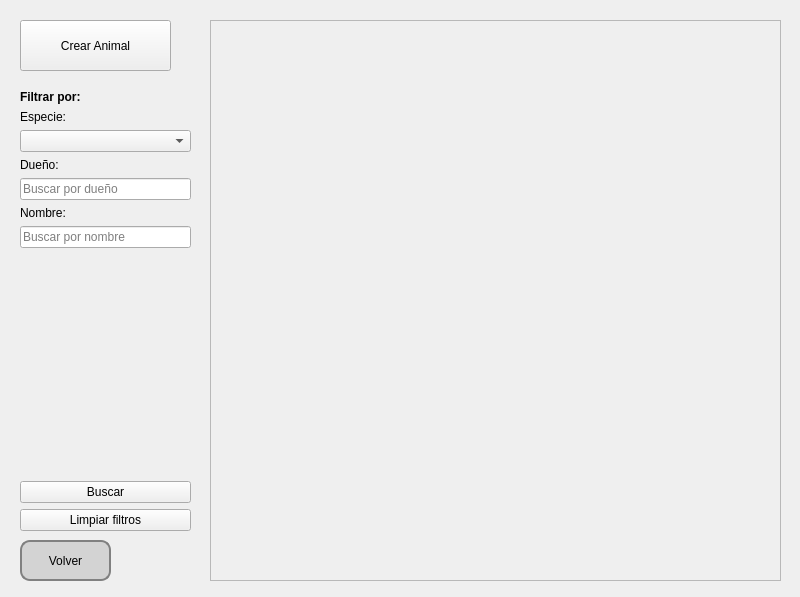
<?xml version="1.0" encoding="UTF-8"?>
<ui version="4.0">
 <class>MainWindow</class>
 <widget class="QMainWindow" name="MainWindow">
  <property name="geometry">
   <rect>
    <x>0</x>
    <y>0</y>
    <width>800</width>
    <height>597</height>
   </rect>
  </property>
  <property name="windowTitle">
   <string>Gestión de Animales</string>
  </property>
  <widget class="QWidget" name="centralwidget">
   <widget class="QPushButton" name="crearButton">
    <property name="geometry">
     <rect>
      <x>20</x>
      <y>20</y>
      <width>151</width>
      <height>51</height>
     </rect>
    </property>
    <property name="text">
     <string>Crear Animal</string>
    </property>
   </widget>
   <widget class="QPushButton" name="volverButton">
    <property name="geometry">
     <rect>
      <x>20</x>
      <y>540</y>
      <width>91</width>
      <height>41</height>
     </rect>
    </property>
    <property name="styleSheet">
     <string notr="true">QPushButton {
    background-color: lightgray;
    color: black;
    border: 2px solid gray;
    border-radius: 10px;
    padding: 5px;
}

QPushButton:hover {
    background-color: silver;
}

QPushButton:pressed {
    background-color: darkgray;
}</string>
    </property>
    <property name="text">
     <string>Volver</string>
    </property>
   </widget>
   <widget class="QScrollArea" name="informationScroll">
    <property name="geometry">
     <rect>
      <x>210</x>
      <y>20</y>
      <width>571</width>
      <height>561</height>
     </rect>
    </property>
    <property name="horizontalScrollBarPolicy">
     <enum>Qt::ScrollBarPolicy::ScrollBarAlwaysOff</enum>
    </property>
    <property name="widgetResizable">
     <bool>true</bool>
    </property>
    <widget class="QWidget" name="scrollAreaWidgetContents">
     <property name="geometry">
      <rect>
       <x>0</x>
       <y>0</y>
       <width>569</width>
       <height>559</height>
      </rect>
     </property>
     <widget class="QWidget" name="verticalLayoutWidget">
      <property name="geometry">
       <rect>
        <x>0</x>
        <y>0</y>
        <width>571</width>
        <height>561</height>
       </rect>
      </property>
      <layout class="QVBoxLayout" name="rows">
       <property name="sizeConstraint">
        <enum>QLayout::SizeConstraint::SetMinimumSize</enum>
       </property>
      </layout>
     </widget>
    </widget>
   </widget>
   <widget class="QWidget" name="verticalLayoutWidget_2">
    <property name="geometry">
     <rect>
      <x>20</x>
      <y>90</y>
      <width>171</width>
      <height>441</height>
     </rect>
    </property>
    <layout class="QVBoxLayout" name="filterLayout">
     <item>
      <widget class="QLabel" name="filterLabel">
       <property name="font">
        <font>
         <bold>true</bold>
        </font>
       </property>
       <property name="text">
        <string>Filtrar por:</string>
       </property>
      </widget>
     </item>
     <item>
      <widget class="QLabel" name="speciesLabel">
       <property name="text">
        <string>Especie:</string>
       </property>
      </widget>
     </item>
     <item>
      <widget class="QComboBox" name="speciesComboBox"/>
     </item>
     <item>
      <widget class="QLabel" name="ownerLabel">
       <property name="text">
        <string>Dueño:</string>
       </property>
      </widget>
     </item>
     <item>
      <widget class="QLineEdit" name="ownerFilterInput">
       <property name="placeholderText">
        <string>Buscar por dueño</string>
       </property>
      </widget>
     </item>
     <item>
      <widget class="QLabel" name="nameLabel">
       <property name="text">
        <string>Nombre:</string>
       </property>
      </widget>
     </item>
     <item>
      <widget class="QLineEdit" name="nameFilterInput">
       <property name="placeholderText">
        <string>Buscar por nombre</string>
       </property>
      </widget>
     </item>
     <item>
      <spacer name="verticalSpacer">
       <property name="orientation">
        <enum>Qt::Orientation::Vertical</enum>
       </property>
       <property name="sizeHint" stdset="0">
        <size>
         <width>20</width>
         <height>40</height>
        </size>
       </property>
      </spacer>
     </item>
     <item>
      <widget class="QPushButton" name="searchButton">
       <property name="text">
        <string>Buscar</string>
       </property>
      </widget>
     </item>
     <item>
      <widget class="QPushButton" name="clearFiltersButton">
       <property name="text">
        <string>Limpiar filtros</string>
       </property>
      </widget>
     </item>
    </layout>
   </widget>
  </widget>
 </widget>
 <resources/>
 <connections/>
</ui>
